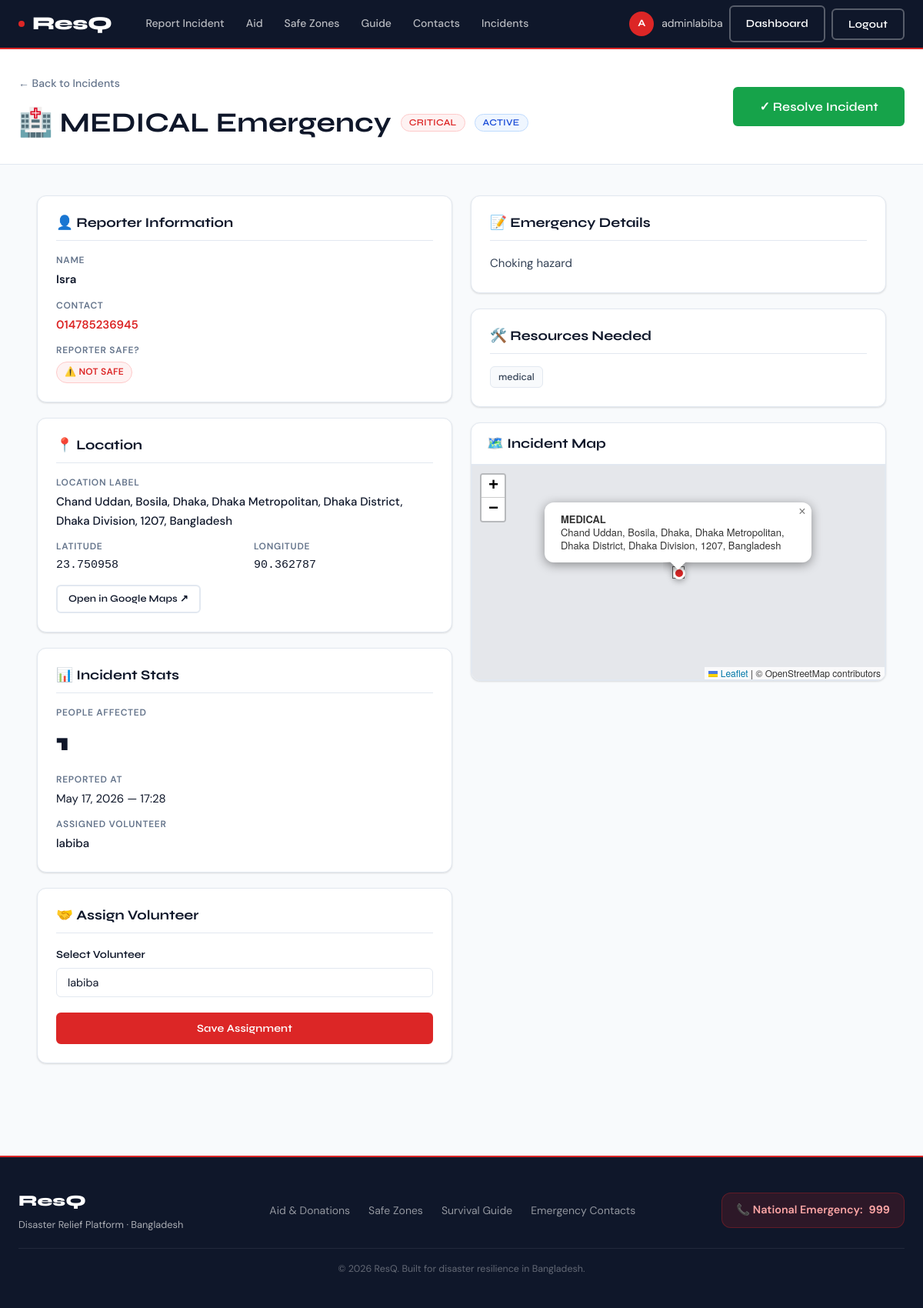
/incidents/2/ (signed in), run on an earlier commit of the app's database.
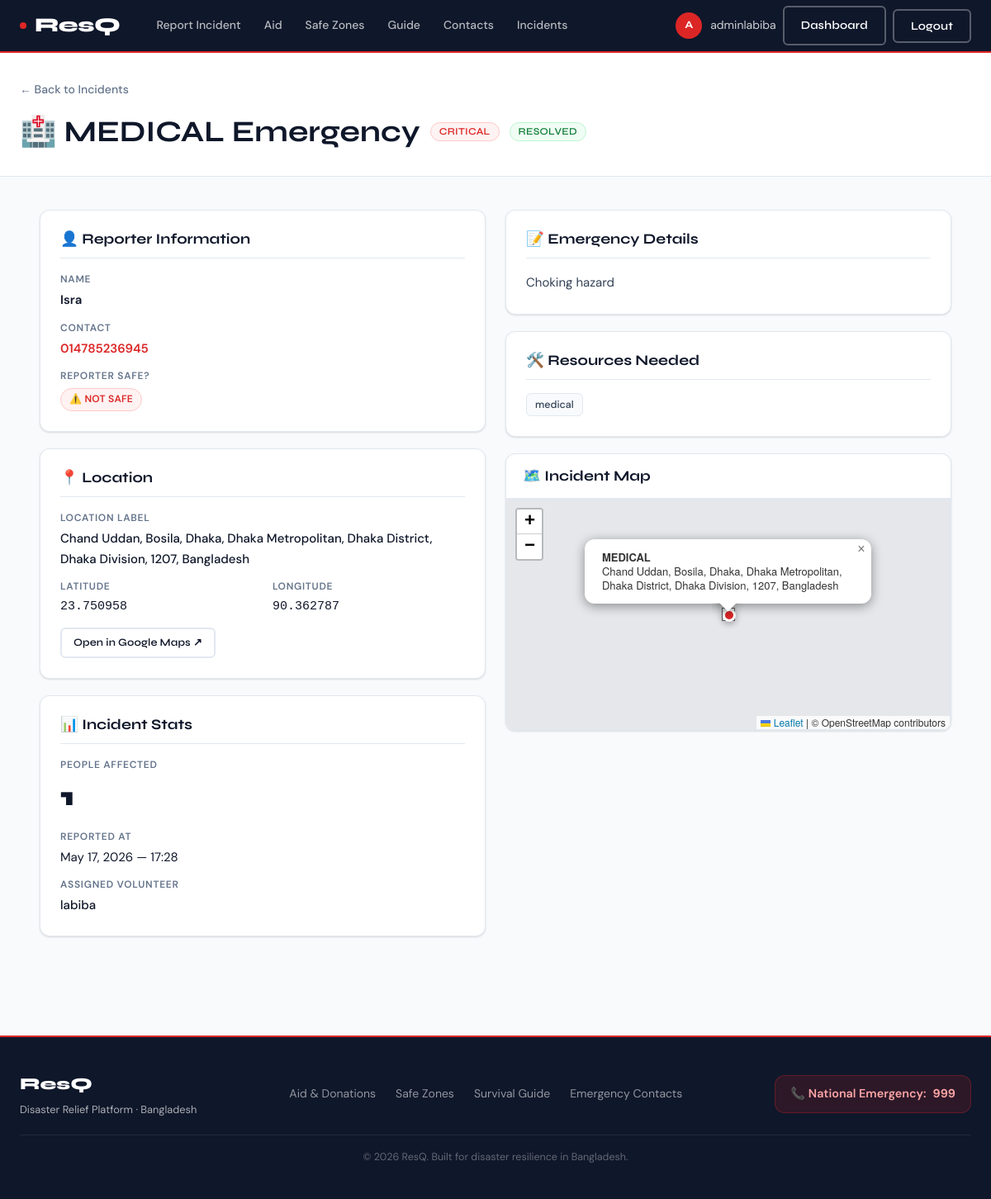
And on a later commit of the database.
### incidents/models.py (models this page shows, shortened)
class Incident(models.Model):
    SEVERITY_CHOICES = [
        ('low', 'Low'),
        ('medium', 'Medium'),
        ('high', 'High'),
        ('critical', 'Critical'),
    ]
    EMERGENCY_TYPES = [
        ('fire', 'Fire'),
        ('flood', 'Flood'),
        ('earthquake', 'Earthquake'),
        ('medical', 'Medical'),
        ('structural', 'Structural Collapse'),
        ('other', 'Other'),
    ]
    STATUS_CHOICES = [
        ('pending', 'Pending'),
        ('active', 'Active'),
        ('resolved', 'Resolved'),
    ]
    RESOURCE_CHOICES = [
        ('food', 'Food'),
        ('water', 'Water'),
        ('medical', 'Medical'),
        ('shelter', 'Shelter'),
        ('rescue', 'Rescue Team'),
    ]
    reporter_name = models.CharField(max_length=100)
    contact_number = models.CharField(max_length=15)
    latitude = models.DecimalField(max_digits=9, decimal_places=6)
    longitude = models.DecimalField(max_digits=9, decimal_places=6)
    location_label = models.CharField(max_length=255, blank=True)
    severity = models.CharField(max_length=10, choices=SEVERITY_CHOICES)
    emergency_type = models.CharField(max_length=20, choices=EMERGENCY_TYPES)
    emergency_details = models.TextField()
    resources_needed = models.JSONField(default=list, blank=True)
    people_affected = models.PositiveIntegerField(default=1)
    reporter_safe = models.BooleanField(default=True)
    status = models.CharField(max_length=10, choices=STATUS_CHOICES, default='pending')
    assigned_volunteer = models.ForeignKey(
        User, null=True, blank=True,
        on_delete=models.SET_NULL,
        related_name='assigned_incidents',
        limit_choices_to={'role': 'volunteer'}
    )
    reported_at = models.DateTimeField(auto_now_add=True)
    updated_at = models.DateTimeField(auto_now=True)
    resolved_at = models.DateTimeField(null=True, blank=True)

### users/models.py (models this page shows, shortened)
class User(AbstractUser):
    ROLE_CHOICES = [
        ('volunteer', 'Volunteer'),
        ('authority', 'Authority'),
    ]
    role = models.CharField(max_length=20, choices=ROLE_CHOICES)
    nid_number = models.CharField(max_length=20, unique=True)
    contact_number = models.CharField(max_length=15)
    occupation = models.CharField(max_length=100, blank=True)
    workplace = models.CharField(max_length=150, blank=True)
    date_of_birth = models.DateField(null=True, blank=True)
    is_verified = models.BooleanField(default=False)
    created_at = models.DateTimeField(auto_now_add=True)

### incidents/views.py (the view)
# urls.py: path('<int:pk>/', views.incident_detail, name='incident_detail'),
@login_required
def incident_detail(request, pk):
    incident = get_object_or_404(Incident, pk=pk)
    volunteers = None
    if request.user.role == 'authority':
        volunteers = User.objects.filter(role='volunteer', is_active=True).order_by('username')
    return render(request, 'incidents/detail.html', {
        'incident': incident,
        'volunteers': volunteers,
    })

### templates/incidents/detail.html (shortened to what the changed rows need)
{% extends "base.html" %}
{% block extra_head %}
<link rel="stylesheet" href="https://unpkg.com/leaflet@1.9.4/dist/leaflet.css" />
{% endblock %}
{% block content %}
<div class="page-header">
  <div class="page-header__inner">
    <div>
      <a href="{% url 'incident_list' %}" class="back-link" style="margin-bottom:10px;display:inline-flex;">← Back to Incidents</a>
      <h2 style="display:flex;align-items:center;gap:12px;flex-wrap:wrap;margin-top:8px;">
        {% if incident.emergency_type == 'fire' %}🔥
        {% elif incident.emergency_type == 'flood' %}🌊
        {% elif incident.emergency_type == 'earthquake' %}🏚️
        {% elif incident.emergency_type == 'medical' %}🏥
        {% elif incident.emergency_type == 'structural' %}🏗️
        {% else %}⚡{% endif %}
        {{ incident.emergency_type|upper }} Emergency
        <span class="badge badge-{{ incident.severity }}">{{ incident.severity|upper }}</span>
        <span class="badge badge-{{ incident.status }}">{{ incident.status|upper }}</span>
      </h2>
    </div>
    {% if user.role == 'authority' and incident.status != 'resolved' %}
    <form method="post" action="{% url 'resolve_incident' incident.id %}">
      <button type="submit" class="btn btn-success btn-lg" onclick="return confirm('Mark as resolved?')">
        ✓ Resolve Incident
      </button>
    </form>
    {% endif %}
  </div>
</div>
<div style="padding:40px 24px;">
  <div class="container">
    <div class="grid-2" style="align-items:start;">
      <div style="display:flex;flex-direction:column;gap:20px;">
        <div class="card">
          <div style="display:flex;flex-direction:column;gap:12px;">
            <div>
              <div class="text-muted" style="font-size:.75rem;text-transform:uppercase;letter-spacing:.06em;font-weight:600;">Name</div>
              <div style="font-weight:600;margin-top:2px;">{{ incident.reporter_name }}</div>
            </div>
            <div>
              <div style="margin-top:2px;"><a href="tel:{{ incident.contact_number }}" style="color:var(--red);font-weight:600;">{{ incident.contact_number }}</a></div>
            </div>
          </div>
        </div>
        <div class="card">
          <div style="display:flex;flex-direction:column;gap:12px;">
            <div>
              <div class="text-muted" style="font-size:.75rem;text-transform:uppercase;letter-spacing:.06em;font-weight:600;">Location Label</div>
              <div style="font-weight:500;margin-top:2px;">{{ incident.location_label|default:"Not provided" }}</div>
            </div>
            <div class="grid-2">
              <div>
                <div class="text-muted" style="font-size:.75rem;text-transform:uppercase;letter-spacing:.06em;font-weight:600;">Latitude</div>
                <div style="font-family:monospace;margin-top:2px;">{{ incident.latitude }}</div>
              </div>
              <div>
                <div class="text-muted" style="font-size:.75rem;text-transform:uppercase;letter-spacing:.06em;font-weight:600;">Longitude</div>
                <div style="font-family:monospace;margin-top:2px;">{{ incident.longitude }}</div>
              </div>
            </div>
          </div>
        </div>
        <div class="card">
          <div style="display:flex;flex-direction:column;gap:12px;">
            <div>
              <div class="text-muted" style="font-size:.75rem;text-transform:uppercase;letter-spacing:.06em;font-weight:600;">People Affected</div>
              <div style="font-family:var(--font-display);font-size:2rem;font-weight:800;color:var(--navy);margin-top:2px;">{{ incident.people_affected }}</div>
            </div>
            <div>
              <div class="text-muted" style="font-size:.75rem;text-transform:uppercase;letter-spacing:.06em;font-weight:600;">Reported At</div>
              <div style="margin-top:2px;">{{ incident.reported_at|date:"F j, Y — H:i" }}</div>
            </div>
            <div>
              <div style="margin-top:2px;">
                {% if incident.assigned_volunteer %}
                  <span style="font-weight:500;">{{ incident.assigned_volunteer.username }}</span>
                {% else %}
                  <span class="text-muted">Not yet assigned</span>
                {% endif %}
              </div>
            </div>
          </div>
        </div>
        {% if user.role == 'authority' and incident.status != 'resolved' %}
        <div class="card">
          <h4 style="margin-bottom:16px;padding-bottom:12px;border-bottom:1px solid var(--border);">🤝 Assign Volunteer</h4>
          <form method="post" action="{% url 'assign_volunteer' incident.id %}">
            <div class="form-group">
              <label for="volunteer_id">Select Volunteer</label>
              <select name="volunteer_id" id="volunteer_id">
                {% for volunteer in volunteers %}
                  <option value="{{ volunteer.id }}"
                    {% if incident.assigned_volunteer.id == volunteer.id %}selected{% endif %}>
                    {{ volunteer.username }}{% if volunteer.first_name %} ({{ volunteer.first_name }} {{ volunteer.last_name }}){% endif %}
                  </option>
                {% empty %}
                  <option disabled>No active volunteers available</option>
                {% endfor %}
              </select>
            </div>
            <button type="submit" class="btn btn-primary" style="width:100%;justify-content:center;">
              Save Assignment
            </button>
          </form>
        </div>
        {% endif %}
      </div>
      <div style="display:flex;flex-direction:column;gap:20px;">
        <div class="card">
          <h4 style="margin-bottom:16px;padding-bottom:12px;border-bottom:1px solid var(--border);">📝 Emergency Details</h4>
          <p style="line-height:1.75;color:var(--slate);">{{ incident.emergency_details }}</p>
        </div>
        <div class="card">
          {% if incident.resources_needed %}
          <div class="tag-list">
            {% for resource in incident.resources_needed %}
            <span class="tag">{{ resource }}</span>
            {% endfor %}
          </div>
          {% else %}
          <p class="text-muted">No specific resources listed.</p>
          {% endif %}
        </div>
      </div>
    </div>
  </div>
</div>
{% endblock %}

What changed in the data, as far as the page shows it:
changed Incident "medical": status "ACTIVE" → "RESOLVED"; volunteer_id "labiba" → (not shown)
Also different on the page:
text no longer shown: "✓ Resolve Incident 🤝 Assign Volunteer Select Volunteer Save Assignment"
